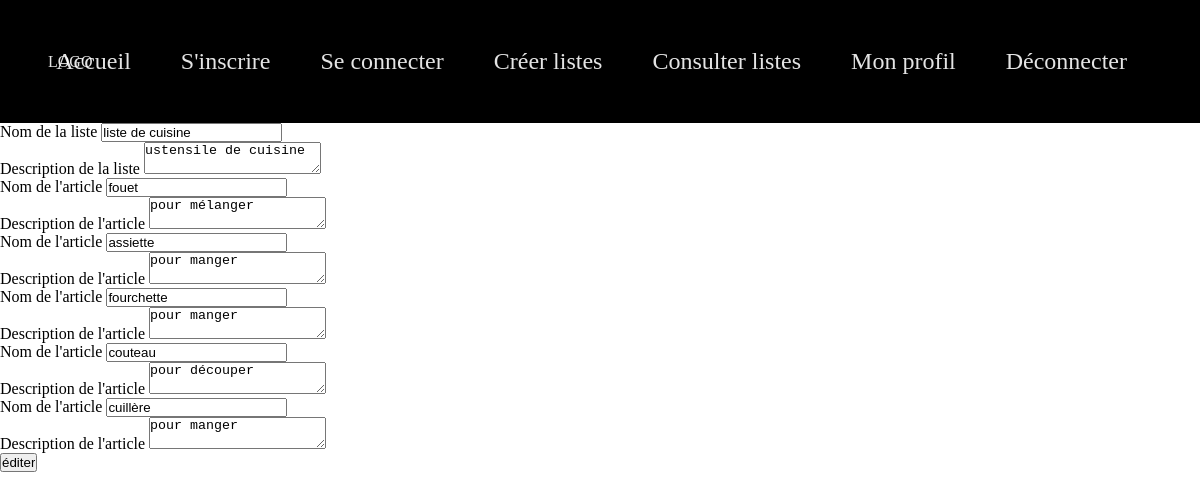
The page /editionListe.php?id=66 (signed in) on the database its author committed.
### tables this page shows
CREATE TABLE IF NOT EXISTS `listedesouhait` (
  `idlisteDeSouhait` int NOT NULL AUTO_INCREMENT,
  `nom` varchar(45) DEFAULT NULL,
  `description` varchar(500) DEFAULT NULL,
  `createdAt` datetime DEFAULT NULL,
  `utilisateur_idutilisateur` int NOT NULL,
  PRIMARY KEY (`idlisteDeSouhait`),
  KEY `fk_listeDeSouhait_utilisateur1_idx` (`utilisateur_idutilisateur`)
);

CREATE TABLE IF NOT EXISTS `article` (
  `idarticle` int NOT NULL AUTO_INCREMENT,
  `nom` varchar(45) DEFAULT NULL,
  `description` varchar(500) DEFAULT NULL,
  PRIMARY KEY (`idarticle`)
);

### editionListe.php (the view, shortened to what this page needs)
<?php
require_once 'include/db.php';
$idListe = isset($_GET['id']) ? $_GET['id'] : null;
$query = "SELECT * FROM listeDeSouhait WHERE idlisteDeSouhait = :idlisteDeSouhait";
$statement = $pdo->prepare($query);
$statement->execute([':idlisteDeSouhait' => $idListe]);
$liste = $statement->fetch(PDO::FETCH_OBJ);
$query = "SELECT a.* FROM article AS a
          JOIN listedesouhait_has_article AS lha ON lha.article_idarticle = a.idarticle
          WHERE lha.listeDeSouhait_idlisteDeSouhait = :idlisteDeSouhait";
$statement = $pdo->prepare($query);
$statement->execute([':idlisteDeSouhait' => $idListe]);
$articles = $statement->fetchAll(PDO::FETCH_OBJ);
include_once "header.php";
?>
</head>
<body>
	<div class="container-fluid">
		<form method="post" action="action/editConsultListe.php?id=<?= $idListe ?>">
			<?php if ($liste): ?>
    <div class="m-3">
        <label for="nomListe">Nom de la liste</label>
        <input type="text" name="nom" value="<?= $liste->nom ?? '' ?>">
    </div>
    <div class="m-3">
        <label for="descriptionListe">Description de la liste</label>
        <textarea name="description"><?= $liste->description ?? '' ?></textarea>
    </div>
			<?php foreach ($articles as $article) : ?>
				<div class="m-3">
					<label for="nomArticle">Nom de l'article</label>
					<input type="text" name="articles[<?= $article->idarticle ?>][nom]" value="<?= $article->nom ?? '' ?>">
				</div>
				<div class="m-3">
					<label for="descriptionArticle">Description de l'article</label>
					<textarea name="articles[<?= $article->idarticle ?>][description]"><?= $article->description ?? '' ?></textarea>
				</div>
			<?php endforeach; ?>
			<input type="submit" name="edit" value="éditer">
		</form>
	</div>
<?php endif; ?>
</body>
</html>

### link/style.css (style rules this page uses)
* { margin: 0; padding: 0; text-decoration: none; list-style: none; }
body { height: 100%; width: 100%; background-color: rgb(255, 255, 255); }

### rows shown on the page
listedesouhait: nom "liste de cuisine", description "ustensile de cuisine"
article: nom "fouet", idarticle+description "pour mélanger"
article: nom "assiette", idarticle+description "pour manger"
article: nom "fourchette", idarticle+description "pour manger"
article: nom "couteau", idarticle+description "pour découper"
article: nom "cuillère", idarticle+description "pour manger"
